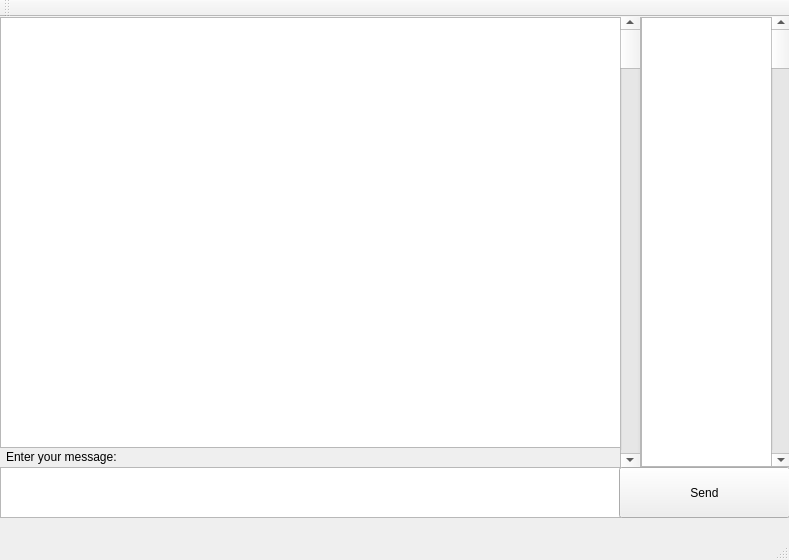
<?xml version="1.0" encoding="UTF-8"?>
<ui version="4.0">
 <class>MainWindow</class>
 <widget class="QMainWindow" name="MainWindow">
  <property name="geometry">
   <rect>
    <x>0</x>
    <y>0</y>
    <width>789</width>
    <height>560</height>
   </rect>
  </property>
  <property name="windowTitle">
   <string>LANChat</string>
  </property>
  <widget class="QWidget" name="centralWidget">
   <widget class="QPlainTextEdit" name="messageEdit">
    <property name="geometry">
     <rect>
      <x>0</x>
      <y>450</y>
      <width>621</width>
      <height>51</height>
     </rect>
    </property>
   </widget>
   <widget class="QTextBrowser" name="chatBox">
    <property name="geometry">
     <rect>
      <x>0</x>
      <y>0</y>
      <width>641</width>
      <height>431</height>
     </rect>
    </property>
   </widget>
   <widget class="QScrollArea" name="scrollArea">
    <property name="geometry">
     <rect>
      <x>640</x>
      <y>-1</y>
      <width>151</width>
      <height>451</height>
     </rect>
    </property>
    <property name="widgetResizable">
     <bool>true</bool>
    </property>
    <widget class="QWidget" name="scrollAreaWidgetContents">
     <property name="geometry">
      <rect>
       <x>0</x>
       <y>0</y>
       <width>149</width>
       <height>449</height>
      </rect>
     </property>
     <widget class="QTextBrowser" name="userList">
      <property name="geometry">
       <rect>
        <x>0</x>
        <y>0</y>
        <width>151</width>
        <height>451</height>
       </rect>
      </property>
     </widget>
     <widget class="QScrollBar" name="userScrollBar">
      <property name="geometry">
       <rect>
        <x>130</x>
        <y>-1</y>
        <width>20</width>
        <height>451</height>
       </rect>
      </property>
      <property name="orientation">
       <enum>Qt::Vertical</enum>
      </property>
     </widget>
    </widget>
   </widget>
   <widget class="QScrollBar" name="chatScrollBar">
    <property name="geometry">
     <rect>
      <x>620</x>
      <y>-1</y>
      <width>20</width>
      <height>451</height>
     </rect>
    </property>
    <property name="orientation">
     <enum>Qt::Vertical</enum>
    </property>
   </widget>
   <widget class="QPushButton" name="sendButton">
    <property name="geometry">
     <rect>
      <x>619</x>
      <y>450</y>
      <width>171</width>
      <height>51</height>
     </rect>
    </property>
    <property name="text">
     <string>Send</string>
    </property>
   </widget>
   <widget class="QLabel" name="label">
    <property name="geometry">
     <rect>
      <x>6</x>
      <y>430</y>
      <width>611</width>
      <height>20</height>
     </rect>
    </property>
    <property name="text">
     <string>Enter your message:</string>
    </property>
   </widget>
  </widget>
  <widget class="QMenuBar" name="menuBar">
   <property name="geometry">
    <rect>
     <x>0</x>
     <y>0</y>
     <width>789</width>
     <height>20</height>
    </rect>
   </property>
  </widget>
  <widget class="QToolBar" name="mainToolBar">
   <attribute name="toolBarArea">
    <enum>TopToolBarArea</enum>
   </attribute>
   <attribute name="toolBarBreak">
    <bool>false</bool>
   </attribute>
  </widget>
  <widget class="QStatusBar" name="statusBar"/>
 </widget>
 <layoutdefault spacing="6" margin="11"/>
 <resources/>
 <connections/>
</ui>
